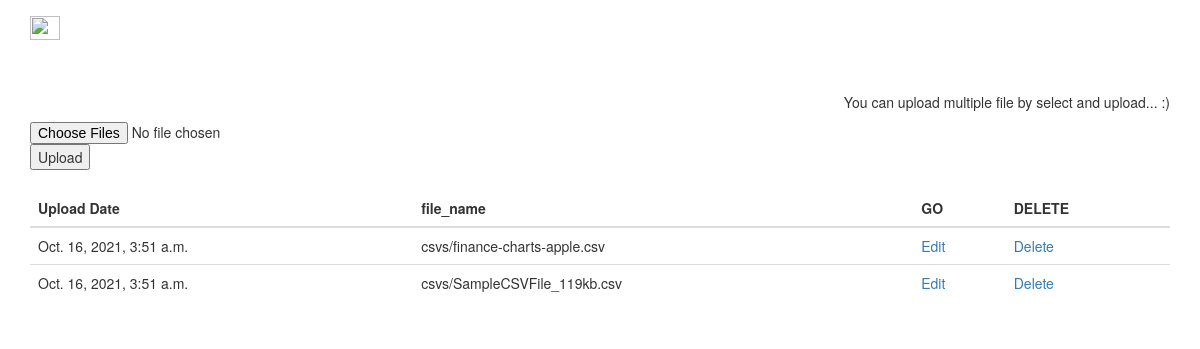
The app's page /, older data.
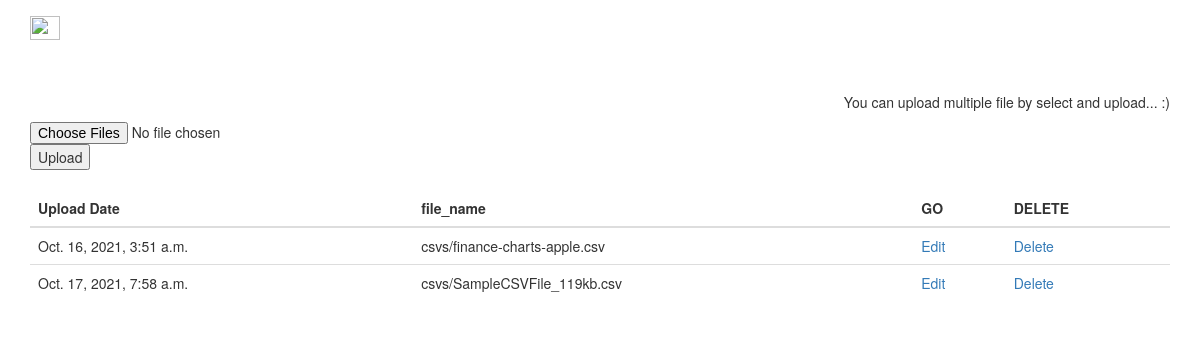
The same page, newer data.
### io_csv_plats_app/models.py (models this page shows, shortened)
class CSVs(models.Model):
    file_name = models.FileField(upload_to='csvs')
    uploaded = models.DateTimeField(auto_now_add=True)
    class Meta:
        db_table = 'CSVs'
        verbose_name = "CSV"

### io_csv_plats_app/views.py (the view)
# urls.py: path('', upload_file_view, name='upload-view'),
def upload_file_view(request):
    if request.method == 'POST':
        upload_csv = request.FILES.getlist('file_name')
        for csvs in upload_csv:
            CSVs.objects.create(file_name=csvs)
        return redirect('/')
    upload_csv = CSVs.objects.all()
    return render(request, 'upload_csvs/upload.html', {'upload_csv': upload_csv})

### io_csv_plats_app/templates/upload_csvs/upload.html (shortened to what this page needs)
{% extends 'base.html' %}
{% load static %}
{% block upload %}
<br>
<p class="text-right">You can upload multiple file by select and upload... :) </p>
<form action="" method="POST" class="ui form " enctype="multipart/form-data">
  <div class="d-flex justify-content-evenly">
    <input type="file" name= "file_name" multiple>
    <button type="submit">Upload</button>
  </div>
</form>
{% endblock upload %}
{% block view_uploaded %}
<br>
    {% if upload_csv|length > 0 %}
        <table class="table">
          <thead>
            <tr>
              <th scope="col">Upload Date</th>
              <th scope="col">file_name</th>
              <th scope="col">GO</th>
              <th scope="col">DELETE</th>
            </tr>
          </thead>
          <tbody>
          {% for f in upload_csv %}
            <tr>
              <td>{{f.uploaded}}</td>
              <td>{{ f.file_name }}</td>
              <td>
                <a href="/media/{{f.id}}"> Edit </a>
              </td>
              <td>
                <a href="/delete/{{f.id}}"> Delete </a>
              </td>
            </tr>
          {% endfor %}
          </tbody>
        </table>
    {% endif %}
{% endblock view_uploaded %}

Row changes from the older to the newer data that the page shows:
removed CSVs: uploaded "Oct. 16, 2021, 3:51 a.m.", file_name "csvs/SampleCSVFile_119kb.csv"
added CSVs: uploaded "Oct. 17, 2021, 7:58 a.m.", file_name "csvs/SampleCSVFile_119kb.csv"
